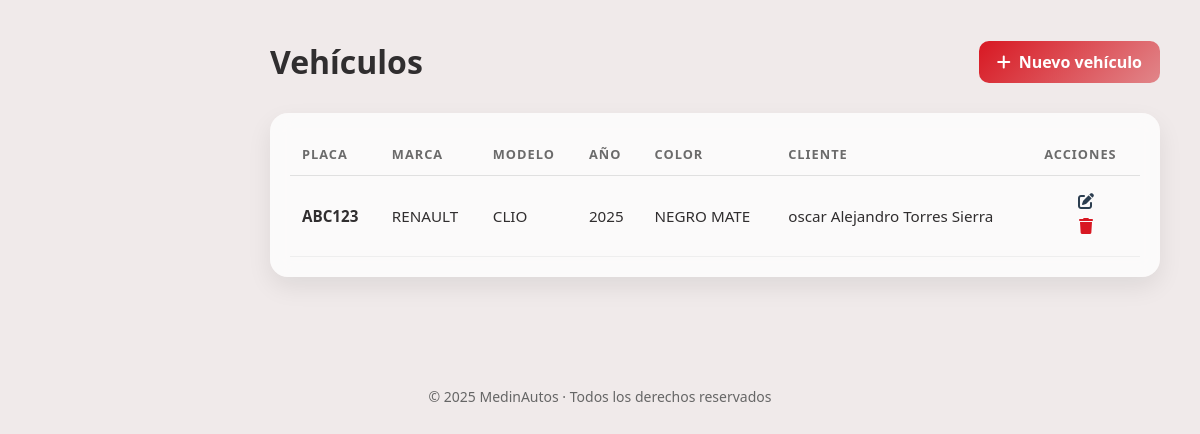
The page /vehiculos on the database its author committed.
### backend/app/models/vehiculo.py (models this page shows)
class Vehiculo(Base):
    __tablename__ = "vehiculos"
    id = Column(Integer, primary_key=True, index=True)
    placa = Column(String, nullable=False, unique=True, index=True)
    marca = Column(String, nullable=False)
    modelo = Column(String, nullable=False)
    color = Column(String, nullable=True)
    anio = Column(Integer, nullable=True)
    cliente_id = Column(Integer, ForeignKey("clientes.id"), nullable=False)
    cliente = relationship(
        "Cliente",
        back_populates="vehiculos"
    )

### backend/app/models/cliente.py (models this page shows)
class Cliente(Base):
    __tablename__ = "clientes"
    id = Column(Integer, primary_key=True, index=True)
    nombre = Column(String, nullable=False)
    documento = Column(String, nullable=False, unique=True)
    telefono = Column(String, nullable=True)
    email = Column(String, nullable=True)
    vehiculos = relationship(
        "Vehiculo",
        back_populates="cliente",
        cascade="all, delete-orphan"
    )

### backend/app/routes/vehiculos.py (the view)
@router.get("/vehiculos", response_class=HTMLResponse)
def listar_vehiculos(request: Request, db: Session = Depends(get_db)):
    vehiculos = db.query(Vehiculo).all()
    return templates.TemplateResponse(
        "vehiculos/listar.html",
        {
            "request": request,
            "vehiculos": vehiculos
        }
    )

### backend/app/templates/vehiculos/listar.html (shortened to what this page needs)
{% extends "base.html" %}
{% block extra_css %}
<link rel="stylesheet" href="/static/css/vehiculos.css">
{% endblock %}
{% block content %}
<div class="vehiculos-header">
    <h1>Vehículos</h1>
    <a href="/vehiculos/crear" class="btn-primary">
        <i class="fa-solid fa-plus"></i> Nuevo vehículo
    </a>
</div>
<div class="vehiculos-card">
    <table class="vehiculos-table">
        <thead>
            <tr>
                <th>Placa</th>
                <th>Marca</th>
                <th>Modelo</th>
                <th>Año</th>
                <th>Color</th>
                <th>Cliente</th>
                <th class="acciones">Acciones</th>
            </tr>
        </thead>
        <tbody>
            {% for v in vehiculos %}
            <tr class="vehiculo-row">
                <td class="placa">{{ v.placa }}</td>
                <td>{{ v.marca }}</td>
                <td>{{ v.modelo }}</td>
                <td>{{ v.anio or "-" }}</td>
                <td>{{ v.color or "-" }}</td>
                <td>
                    {{ v.cliente.nombre if v.cliente else "Sin cliente" }}
                </td>
                <td class="acciones">
                    <a href="/vehiculos/{{ v.id }}/editar" class="btn-icon btn-edit" title="Editar vehículo">
                        <i class="fa-solid fa-pen-to-square"></i>
                    </a>
                    <form method="post" action="/vehiculos/{{ v.id }}/eliminar" class="form-delete"
                        data-placa="{{ v.placa }}">
                        <button type="submit" class="btn-icon btn-delete" title="Eliminar vehículo">
                            <i class="fa-solid fa-trash"></i>
                        </button>
                    </form>
                </td>
            </tr>
            {% else %}
            <tr>
                <td colspan="7" class="empty">
                    No hay vehículos registrados
                </td>
            </tr>
            {% endfor %}
        </tbody>
    </table>
</div>
{% endblock %}

### backend/app/static/css/main.css (style rules this page uses)
:root { --rojo: #d81822; --gris-oscuro: #302e2f; --gris-claro: #f0eaea; --blanco: #ffffff; }
* { margin: 0; padding: 0; box-sizing: border-box; }
body { font-family: "Segoe UI", Tahoma, Geneva, Verdana, sans-serif; background-color: var(--gris-claro); color: var(--gris-oscuro); }
.fa, .fas, .far, .fab, .fa-solid { font-family: "Font Awesome 6 Free" !important; font-weight: 900; }
.btn-primary { background-color: var(--rojo); color: var(--blanco); padding: 10px 18px; border-radius: 10px; text-decoration: none; font-weight: 600; border: none; cursor: pointer; display: inline-flex; align-items: center; gap: 8px; }

### backend/app/static/css/vehiculos.css (style rules this page uses)
.vehiculos-header { display: flex; justify-content: space-between; align-items: center; margin-bottom: 30px; }
.vehiculos-header h1 { font-size: 2rem; font-weight: 700; }
.btn-primary { background: linear-gradient(135deg, #d81822, #e1868a); color: #fff; padding: 10px 18px; border-radius: 10px; text-decoration: none; font-weight: 600; border: none; cursor: pointer; transition: all 0.25s ease; }
.vehiculos-card { background: rgba(255, 255, 255, 0.75); backdrop-filter: blur(10px); border-radius: 18px; padding: 20px; box-shadow: 0 10px 25px rgba(0, 0, 0, 0.08); }
.vehiculos-table { width: 100%; border-collapse: collapse; }
.vehiculos-table thead th { text-align: left; padding: 12px; font-size: 0.8rem; text-transform: uppercase; letter-spacing: 1px; color: #6b6b6b; border-bottom: 1px solid #e0e0e0; }
.vehiculos-table tbody td { padding: 14px 12px; border-bottom: 1px solid #eee; font-size: 0.95rem; vertical-align: middle; }
.vehiculos-table tbody tr { animation: fadeInUp 0.4s ease both; }
.placa { font-weight: 700; color: #302e2f; }
.acciones { text-align: center; white-space: nowrap; }
.btn-icon { background: none; border: none; cursor: pointer; font-size: 16px; padding: 6px; margin: 0 4px; border-radius: 6px; transition: all 0.2s ease; }
.btn-edit { color: #2c3e50; }
.btn-delete { color: #d81822; }

### rows shown on the page
Vehiculo: placa "ABC123", marca "RENAULT", modelo "CLIO", anio "2025", color "NEGRO MATE", cliente "oscar Alejandro Torres Sierra"
